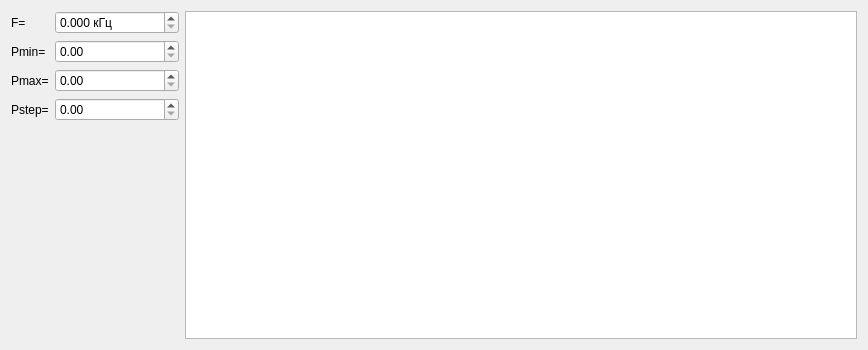
<?xml version="1.0" encoding="UTF-8"?>
<ui version="4.0">
 <class>widgetMeasure</class>
 <widget class="QWidget" name="widgetMeasure">
  <property name="geometry">
   <rect>
    <x>0</x>
    <y>0</y>
    <width>868</width>
    <height>350</height>
   </rect>
  </property>
  <property name="windowTitle">
   <string>Свипирование по мощности</string>
  </property>
  <layout class="QHBoxLayout" name="horizontalLayout" stretch="1,4">
   <item>
    <layout class="QFormLayout" name="formLayout">
     <item row="0" column="0">
      <widget class="QLabel" name="lblParam">
       <property name="text">
        <string>F=</string>
       </property>
      </widget>
     </item>
     <item row="0" column="1">
      <widget class="QDoubleSpinBox" name="spinParam">
       <property name="suffix">
        <string> кГц</string>
       </property>
       <property name="decimals">
        <number>3</number>
       </property>
      </widget>
     </item>
     <item row="1" column="0">
      <widget class="QLabel" name="lblSecMin">
       <property name="text">
        <string>Pmin=</string>
       </property>
      </widget>
     </item>
     <item row="1" column="1">
      <widget class="QDoubleSpinBox" name="spinSecMin"/>
     </item>
     <item row="2" column="0">
      <widget class="QLabel" name="lblSecMax">
       <property name="text">
        <string>Pmax=</string>
       </property>
      </widget>
     </item>
     <item row="2" column="1">
      <widget class="QDoubleSpinBox" name="spinSecMax"/>
     </item>
     <item row="3" column="0">
      <widget class="QLabel" name="lblSecStep">
       <property name="text">
        <string>Pstep=</string>
       </property>
      </widget>
     </item>
     <item row="3" column="1">
      <widget class="QDoubleSpinBox" name="spinSecStep"/>
     </item>
    </layout>
   </item>
   <item>
    <widget class="QTableView" name="tabResult">
     <property name="selectionMode">
      <enum>QAbstractItemView::SingleSelection</enum>
     </property>
     <property name="selectionBehavior">
      <enum>QAbstractItemView::SelectRows</enum>
     </property>
     <attribute name="horizontalHeaderHighlightSections">
      <bool>false</bool>
     </attribute>
     <attribute name="verticalHeaderVisible">
      <bool>false</bool>
     </attribute>
     <attribute name="verticalHeaderDefaultSectionSize">
      <number>20</number>
     </attribute>
     <attribute name="verticalHeaderMinimumSectionSize">
      <number>20</number>
     </attribute>
    </widget>
   </item>
  </layout>
 </widget>
 <resources/>
 <connections/>
</ui>
